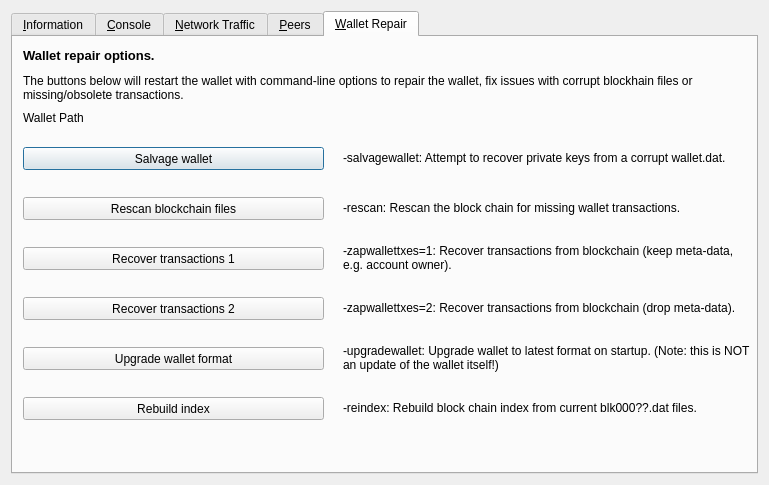
<?xml version="1.0" encoding="UTF-8"?>
<ui version="4.0">
 <class>RPCConsole</class>
 <widget class="QDialog" name="RPCConsole">
  <property name="geometry">
   <rect>
    <x>0</x>
    <y>0</y>
    <width>769</width>
    <height>485</height>
   </rect>
  </property>
  <property name="windowTitle">
   <string>Tools window</string>
  </property>
  <layout class="QVBoxLayout" name="verticalLayout_2">
   <item>
    <widget class="QTabWidget" name="tabWidget">
     <property name="currentIndex">
      <number>4</number>
     </property>
     <widget class="QWidget" name="tab_info">
      <attribute name="title">
       <string>&amp;Information</string>
      </attribute>
      <layout class="QGridLayout" name="gridLayout" columnstretch="0,0">
       <property name="horizontalSpacing">
        <number>12</number>
       </property>
       <item row="11" column="0">
        <widget class="QLabel" name="blockchainHeader">
         <property name="font">
          <font>
           <weight>75</weight>
           <bold>true</bold>
          </font>
         </property>
         <property name="text">
          <string>Block chain</string>
         </property>
        </widget>
       </item>
       <item row="10" column="1">
        <widget class="QLabel" name="masternodeCount">
         <property name="text">
          <string>N/A</string>
         </property>
        </widget>
       </item>
       <item row="1" column="1">
        <widget class="QLabel" name="clientName">
         <property name="cursor">
          <cursorShape>IBeamCursor</cursorShape>
         </property>
         <property name="text">
          <string>N/A</string>
         </property>
         <property name="textFormat">
          <enum>Qt::PlainText</enum>
         </property>
         <property name="textInteractionFlags">
          <set>Qt::LinksAccessibleByMouse|Qt::TextSelectableByKeyboard|Qt::TextSelectableByMouse</set>
         </property>
        </widget>
       </item>
       <item row="0" column="0">
        <widget class="QLabel" name="generalHeader">
         <property name="font">
          <font>
           <weight>75</weight>
           <bold>true</bold>
          </font>
         </property>
         <property name="text">
          <string>General</string>
         </property>
        </widget>
       </item>
       <item row="1" column="0">
        <widget class="QLabel" name="clientNameLabel">
         <property name="text">
          <string>Client name</string>
         </property>
        </widget>
       </item>
       <item row="3" column="1">
        <widget class="QLabel" name="openSSLVersion">
         <property name="cursor">
          <cursorShape>IBeamCursor</cursorShape>
         </property>
         <property name="text">
          <string>N/A</string>
         </property>
         <property name="textFormat">
          <enum>Qt::PlainText</enum>
         </property>
         <property name="textInteractionFlags">
          <set>Qt::LinksAccessibleByMouse|Qt::TextSelectableByKeyboard|Qt::TextSelectableByMouse</set>
         </property>
        </widget>
       </item>
       <item row="5" column="0">
        <widget class="QLabel" name="buildDateLabel">
         <property name="text">
          <string>Build date</string>
         </property>
        </widget>
       </item>
       <item row="9" column="0">
        <widget class="QLabel" name="numberOfConnectionsLabel">
         <property name="text">
          <string>Number of connections</string>
         </property>
        </widget>
       </item>
       <item row="4" column="1">
        <widget class="QLabel" name="berkeleyDBVersion">
         <property name="cursor">
          <cursorShape>IBeamCursor</cursorShape>
         </property>
         <property name="text">
          <string>N/A</string>
         </property>
         <property name="textFormat">
          <enum>Qt::PlainText</enum>
         </property>
         <property name="textInteractionFlags">
          <set>Qt::LinksAccessibleByMouse|Qt::TextSelectableByKeyboard|Qt::TextSelectableByMouse</set>
         </property>
        </widget>
       </item>
       <item row="6" column="0">
        <widget class="QLabel" name="startupTimeLabel">
         <property name="text">
          <string>Startup time</string>
         </property>
        </widget>
       </item>
       <item row="9" column="1">
        <widget class="QLabel" name="numberOfConnections">
         <property name="cursor">
          <cursorShape>IBeamCursor</cursorShape>
         </property>
         <property name="text">
          <string>N/A</string>
         </property>
         <property name="textFormat">
          <enum>Qt::PlainText</enum>
         </property>
         <property name="textInteractionFlags">
          <set>Qt::LinksAccessibleByMouse|Qt::TextSelectableByKeyboard|Qt::TextSelectableByMouse</set>
         </property>
        </widget>
       </item>
       <item row="12" column="0">
        <widget class="QLabel" name="numberOfBlocksLabel">
         <property name="text">
          <string>Current number of blocks</string>
         </property>
        </widget>
       </item>
       <item row="12" column="1">
        <widget class="QLabel" name="numberOfBlocks">
         <property name="cursor">
          <cursorShape>IBeamCursor</cursorShape>
         </property>
         <property name="text">
          <string>N/A</string>
         </property>
         <property name="textFormat">
          <enum>Qt::PlainText</enum>
         </property>
         <property name="textInteractionFlags">
          <set>Qt::LinksAccessibleByMouse|Qt::TextSelectableByKeyboard|Qt::TextSelectableByMouse</set>
         </property>
        </widget>
       </item>
       <item row="13" column="0">
        <widget class="QLabel" name="lastBlockTimeLabel">
         <property name="text">
          <string>Last block time</string>
         </property>
        </widget>
       </item>
       <item row="16" column="0">
        <widget class="QPushButton" name="openDebugLogfileButton">
         <property name="toolTip">
          <string>Open the REBL debug log file from the current data directory. This can take a few seconds for large log files.</string>
         </property>
         <property name="text">
          <string>&amp;Open</string>
         </property>
         <property name="autoDefault">
          <bool>false</bool>
         </property>
        </widget>
       </item>
       <item row="15" column="0">
        <widget class="QLabel" name="debugLogFileHeader">
         <property name="font">
          <font>
           <weight>75</weight>
           <bold>true</bold>
          </font>
         </property>
         <property name="text">
          <string>Debug log file</string>
         </property>
        </widget>
       </item>
       <item row="14" column="0">
        <spacer name="verticalSpacer_2">
         <property name="orientation">
          <enum>Qt::Vertical</enum>
         </property>
         <property name="sizeHint" stdset="0">
          <size>
           <width>20</width>
           <height>20</height>
          </size>
         </property>
        </spacer>
       </item>
       <item row="13" column="1">
        <widget class="QLabel" name="lastBlockTime">
         <property name="cursor">
          <cursorShape>IBeamCursor</cursorShape>
         </property>
         <property name="text">
          <string>N/A</string>
         </property>
         <property name="textFormat">
          <enum>Qt::PlainText</enum>
         </property>
         <property name="textInteractionFlags">
          <set>Qt::LinksAccessibleByMouse|Qt::TextSelectableByKeyboard|Qt::TextSelectableByMouse</set>
         </property>
        </widget>
       </item>
       <item row="2" column="0">
        <widget class="QLabel" name="clientVersionLabel">
         <property name="text">
          <string>Client version</string>
         </property>
        </widget>
       </item>
       <item row="2" column="1">
        <widget class="QLabel" name="clientVersion">
         <property name="cursor">
          <cursorShape>IBeamCursor</cursorShape>
         </property>
         <property name="text">
          <string>N/A</string>
         </property>
         <property name="textFormat">
          <enum>Qt::PlainText</enum>
         </property>
         <property name="textInteractionFlags">
          <set>Qt::LinksAccessibleByMouse|Qt::TextSelectableByKeyboard|Qt::TextSelectableByMouse</set>
         </property>
        </widget>
       </item>
       <item row="7" column="0">
        <widget class="QLabel" name="networkHeader">
         <property name="font">
          <font>
           <weight>75</weight>
           <bold>true</bold>
          </font>
         </property>
         <property name="text">
          <string>Network</string>
         </property>
        </widget>
       </item>
       <item row="8" column="0">
        <widget class="QLabel" name="networkNameLabel">
         <property name="text">
          <string>Name</string>
         </property>
        </widget>
       </item>
       <item row="6" column="1">
        <widget class="QLabel" name="startupTime">
         <property name="cursor">
          <cursorShape>IBeamCursor</cursorShape>
         </property>
         <property name="text">
          <string>N/A</string>
         </property>
         <property name="textFormat">
          <enum>Qt::PlainText</enum>
         </property>
         <property name="textInteractionFlags">
          <set>Qt::LinksAccessibleByMouse|Qt::TextSelectableByKeyboard|Qt::TextSelectableByMouse</set>
         </property>
        </widget>
       </item>
       <item row="3" column="0">
        <widget class="QLabel" name="openSSLVersionLabel">
         <property name="text">
          <string>Using OpenSSL version</string>
         </property>
         <property name="indent">
          <number>10</number>
         </property>
        </widget>
       </item>
       <item row="8" column="1">
        <widget class="QLabel" name="networkName">
         <property name="cursor">
          <cursorShape>IBeamCursor</cursorShape>
         </property>
         <property name="text">
          <string>N/A</string>
         </property>
         <property name="textFormat">
          <enum>Qt::PlainText</enum>
         </property>
         <property name="textInteractionFlags">
          <set>Qt::LinksAccessibleByMouse|Qt::TextSelectableByKeyboard|Qt::TextSelectableByMouse</set>
         </property>
        </widget>
       </item>
       <item row="10" column="0">
        <widget class="QLabel" name="masternodeCountLabel">
         <property name="text">
          <string>Number of Masternodes</string>
         </property>
        </widget>
       </item>
       <item row="5" column="1">
        <widget class="QLabel" name="buildDate">
         <property name="cursor">
          <cursorShape>IBeamCursor</cursorShape>
         </property>
         <property name="text">
          <string>N/A</string>
         </property>
         <property name="textFormat">
          <enum>Qt::PlainText</enum>
         </property>
         <property name="textInteractionFlags">
          <set>Qt::LinksAccessibleByMouse|Qt::TextSelectableByKeyboard|Qt::TextSelectableByMouse</set>
         </property>
        </widget>
       </item>
       <item row="4" column="0">
        <widget class="QLabel" name="berkeleyDBVersionLabel">
         <property name="text">
          <string>Using BerkeleyDB version</string>
         </property>
         <property name="indent">
          <number>10</number>
         </property>
        </widget>
       </item>
      </layout>
     </widget>
     <widget class="QWidget" name="tab_console">
      <attribute name="title">
       <string>&amp;Console</string>
      </attribute>
      <layout class="QVBoxLayout" name="verticalLayout_3">
       <property name="spacing">
        <number>3</number>
       </property>
       <item>
        <widget class="QTextEdit" name="messagesWidget">
         <property name="minimumSize">
          <size>
           <width>0</width>
           <height>100</height>
          </size>
         </property>
         <property name="readOnly">
          <bool>true</bool>
         </property>
         <property name="tabKeyNavigation" stdset="0">
          <bool>false</bool>
         </property>
         <property name="columnCount" stdset="0">
          <number>2</number>
         </property>
        </widget>
       </item>
       <item>
        <layout class="QHBoxLayout" name="horizontalLayout">
         <property name="spacing">
          <number>3</number>
         </property>
         <item>
          <widget class="QLabel" name="label">
           <property name="text">
            <string notr="true">&gt;</string>
           </property>
          </widget>
         </item>
         <item>
          <widget class="QLineEdit" name="lineEdit"/>
         </item>
         <item>
          <widget class="QPushButton" name="clearButton">
           <property name="maximumSize">
            <size>
             <width>24</width>
             <height>24</height>
            </size>
           </property>
           <property name="toolTip">
            <string>Clear console</string>
           </property>
           <property name="text">
            <string/>
           </property>
           <property name="icon">
            <iconset resource="../rebellious.qrc">
             <normaloff>:/icons/remove</normaloff>:/icons/remove</iconset>
           </property>
           <property name="shortcut">
            <string notr="true">Ctrl+L</string>
           </property>
           <property name="autoDefault">
            <bool>false</bool>
           </property>
          </widget>
         </item>
        </layout>
       </item>
      </layout>
     </widget>
     <widget class="QWidget" name="tab_nettraffic">
      <attribute name="title">
       <string>&amp;Network Traffic</string>
      </attribute>
      <layout class="QHBoxLayout" name="horizontalLayout_3">
       <item>
        <layout class="QVBoxLayout" name="verticalLayout_4">
         <item>
          <widget class="TrafficGraphWidget" name="trafficGraph" native="true">
           <property name="sizePolicy">
            <sizepolicy hsizetype="Expanding" vsizetype="Expanding">
             <horstretch>0</horstretch>
             <verstretch>0</verstretch>
            </sizepolicy>
           </property>
          </widget>
         </item>
         <item>
          <layout class="QHBoxLayout" name="horizontalLayout_2">
           <item>
            <widget class="QSlider" name="sldGraphRange">
             <property name="minimum">
              <number>1</number>
             </property>
             <property name="maximum">
              <number>288</number>
             </property>
             <property name="pageStep">
              <number>12</number>
             </property>
             <property name="value">
              <number>6</number>
             </property>
             <property name="orientation">
              <enum>Qt::Horizontal</enum>
             </property>
            </widget>
           </item>
           <item>
            <widget class="QLabel" name="lblGraphRange">
             <property name="minimumSize">
              <size>
               <width>100</width>
               <height>0</height>
              </size>
             </property>
             <property name="alignment">
              <set>Qt::AlignCenter</set>
             </property>
            </widget>
           </item>
           <item>
            <widget class="QPushButton" name="btnClearTrafficGraph">
             <property name="text">
              <string>&amp;Clear</string>
             </property>
             <property name="autoDefault">
              <bool>false</bool>
             </property>
            </widget>
           </item>
          </layout>
         </item>
        </layout>
       </item>
       <item>
        <layout class="QVBoxLayout" name="verticalLayout">
         <item>
          <widget class="QGroupBox" name="groupBox">
           <property name="title">
            <string>Totals</string>
           </property>
           <layout class="QVBoxLayout" name="verticalLayout_5">
            <item>
             <layout class="QHBoxLayout" name="horizontalLayout_4">
              <item>
               <widget class="Line" name="line">
                <property name="sizePolicy">
                 <sizepolicy hsizetype="Fixed" vsizetype="Fixed">
                  <horstretch>0</horstretch>
                  <verstretch>0</verstretch>
                 </sizepolicy>
                </property>
                <property name="minimumSize">
                 <size>
                  <width>10</width>
                  <height>0</height>
                 </size>
                </property>
                <property name="palette">
                 <palette>
                  <active>
                   <colorrole role="Light">
                    <brush brushstyle="SolidPattern">
                     <color alpha="255">
                      <red>0</red>
                      <green>255</green>
                      <blue>0</blue>
                     </color>
                    </brush>
                   </colorrole>
                  </active>
                  <inactive>
                   <colorrole role="Light">
                    <brush brushstyle="SolidPattern">
                     <color alpha="255">
                      <red>0</red>
                      <green>255</green>
                      <blue>0</blue>
                     </color>
                    </brush>
                   </colorrole>
                  </inactive>
                  <disabled>
                   <colorrole role="Light">
                    <brush brushstyle="SolidPattern">
                     <color alpha="255">
                      <red>0</red>
                      <green>255</green>
                      <blue>0</blue>
                     </color>
                    </brush>
                   </colorrole>
                  </disabled>
                 </palette>
                </property>
                <property name="orientation">
                 <enum>Qt::Horizontal</enum>
                </property>
               </widget>
              </item>
              <item>
               <widget class="QLabel" name="label_16">
                <property name="text">
                 <string>Received</string>
                </property>
               </widget>
              </item>
              <item>
               <widget class="QLabel" name="lblBytesIn">
                <property name="minimumSize">
                 <size>
                  <width>50</width>
                  <height>0</height>
                 </size>
                </property>
                <property name="alignment">
                 <set>Qt::AlignRight|Qt::AlignTrailing|Qt::AlignVCenter</set>
                </property>
               </widget>
              </item>
             </layout>
            </item>
            <item>
             <layout class="QHBoxLayout" name="horizontalLayout_5">
              <item>
               <widget class="Line" name="line_2">
                <property name="sizePolicy">
                 <sizepolicy hsizetype="Fixed" vsizetype="Fixed">
                  <horstretch>0</horstretch>
                  <verstretch>0</verstretch>
                 </sizepolicy>
                </property>
                <property name="minimumSize">
                 <size>
                  <width>10</width>
                  <height>0</height>
                 </size>
                </property>
                <property name="palette">
                 <palette>
                  <active>
                   <colorrole role="Light">
                    <brush brushstyle="SolidPattern">
                     <color alpha="255">
                      <red>255</red>
                      <green>0</green>
                      <blue>0</blue>
                     </color>
                    </brush>
                   </colorrole>
                  </active>
                  <inactive>
                   <colorrole role="Light">
                    <brush brushstyle="SolidPattern">
                     <color alpha="255">
                      <red>255</red>
                      <green>0</green>
                      <blue>0</blue>
                     </color>
                    </brush>
                   </colorrole>
                  </inactive>
                  <disabled>
                   <colorrole role="Light">
                    <brush brushstyle="SolidPattern">
                     <color alpha="255">
                      <red>255</red>
                      <green>0</green>
                      <blue>0</blue>
                     </color>
                    </brush>
                   </colorrole>
                  </disabled>
                 </palette>
                </property>
                <property name="orientation">
                 <enum>Qt::Horizontal</enum>
                </property>
               </widget>
              </item>
              <item>
               <widget class="QLabel" name="label_17">
                <property name="text">
                 <string>Sent</string>
                </property>
               </widget>
              </item>
              <item>
               <widget class="QLabel" name="lblBytesOut">
                <property name="minimumSize">
                 <size>
                  <width>50</width>
                  <height>0</height>
                 </size>
                </property>
                <property name="alignment">
                 <set>Qt::AlignRight|Qt::AlignTrailing|Qt::AlignVCenter</set>
                </property>
               </widget>
              </item>
             </layout>
            </item>
            <item>
             <spacer name="verticalSpacer_4">
              <property name="orientation">
               <enum>Qt::Vertical</enum>
              </property>
              <property name="sizeHint" stdset="0">
               <size>
                <width>20</width>
                <height>407</height>
               </size>
              </property>
             </spacer>
            </item>
           </layout>
          </widget>
         </item>
        </layout>
       </item>
      </layout>
     </widget>
     <widget class="QWidget" name="tab_peers">
      <attribute name="title">
       <string>&amp;Peers</string>
      </attribute>
      <layout class="QGridLayout" name="gridLayout_2">
       <item row="0" column="0" rowspan="2">
        <widget class="QTableView" name="peerWidget">
         <property name="horizontalScrollBarPolicy">
          <enum>Qt::ScrollBarAsNeeded</enum>
         </property>
         <property name="sortingEnabled">
          <bool>true</bool>
         </property>
         <attribute name="horizontalHeaderHighlightSections">
          <bool>false</bool>
         </attribute>
        </widget>
       </item>
       <item row="0" column="1">
        <widget class="QLabel" name="peerHeading">
         <property name="sizePolicy">
          <sizepolicy hsizetype="Preferred" vsizetype="Minimum">
           <horstretch>0</horstretch>
           <verstretch>0</verstretch>
          </sizepolicy>
         </property>
         <property name="minimumSize">
          <size>
           <width>300</width>
           <height>32</height>
          </size>
         </property>
         <property name="font">
          <font>
           <pointsize>10</pointsize>
           <weight>75</weight>
           <bold>true</bold>
          </font>
         </property>
         <property name="cursor">
          <cursorShape>IBeamCursor</cursorShape>
         </property>
         <property name="text">
          <string>Select a peer to view detailed information.</string>
         </property>
         <property name="alignment">
          <set>Qt::AlignCenter</set>
         </property>
         <property name="wordWrap">
          <bool>true</bool>
         </property>
         <property name="textInteractionFlags">
          <set>Qt::LinksAccessibleByMouse|Qt::TextSelectableByKeyboard|Qt::TextSelectableByMouse</set>
         </property>
        </widget>
       </item>
       <item row="1" column="1">
        <widget class="QWidget" name="detailWidget" native="true">
         <property name="minimumSize">
          <size>
           <width>300</width>
           <height>0</height>
          </size>
         </property>
         <layout class="QGridLayout" name="gridLayout_3">
          <item row="0" column="0">
           <widget class="QLabel" name="label_23">
            <property name="text">
             <string>Direction</string>
            </property>
           </widget>
          </item>
          <item row="0" column="2">
           <widget class="QLabel" name="peerDirection">
            <property name="cursor">
             <cursorShape>IBeamCursor</cursorShape>
            </property>
            <property name="text">
             <string>N/A</string>
            </property>
            <property name="textFormat">
             <enum>Qt::PlainText</enum>
            </property>
            <property name="textInteractionFlags">
             <set>Qt::LinksAccessibleByMouse|Qt::TextSelectableByKeyboard|Qt::TextSelectableByMouse</set>
            </property>
           </widget>
          </item>
          <item row="1" column="0">
           <widget class="QLabel" name="label_21">
            <property name="text">
             <string>Protocol</string>
            </property>
           </widget>
          </item>
          <item row="1" column="2">
           <widget class="QLabel" name="peerVersion">
            <property name="cursor">
             <cursorShape>IBeamCursor</cursorShape>
            </property>
            <property name="text">
             <string>N/A</string>
            </property>
            <property name="textFormat">
             <enum>Qt::PlainText</enum>
            </property>
            <property name="textInteractionFlags">
             <set>Qt::LinksAccessibleByMouse|Qt::TextSelectableByKeyboard|Qt::TextSelectableByMouse</set>
            </property>
           </widget>
          </item>
          <item row="2" column="0">
           <widget class="QLabel" name="label_28">
            <property name="text">
             <string>Version</string>
            </property>
           </widget>
          </item>
          <item row="2" column="2">
           <widget class="QLabel" name="peerSubversion">
            <property name="cursor">
             <cursorShape>IBeamCursor</cursorShape>
            </property>
            <property name="text">
             <string>N/A</string>
            </property>
            <property name="textFormat">
             <enum>Qt::PlainText</enum>
            </property>
            <property name="textInteractionFlags">
             <set>Qt::LinksAccessibleByMouse|Qt::TextSelectableByKeyboard|Qt::TextSelectableByMouse</set>
            </property>
           </widget>
          </item>
          <item row="3" column="0">
           <widget class="QLabel" name="label_4">
            <property name="text">
             <string>Services</string>
            </property>
           </widget>
          </item>
          <item row="3" column="2">
           <widget class="QLabel" name="peerServices">
            <property name="cursor">
             <cursorShape>IBeamCursor</cursorShape>
            </property>
            <property name="text">
             <string>N/A</string>
            </property>
            <property name="textFormat">
             <enum>Qt::PlainText</enum>
            </property>
            <property name="textInteractionFlags">
             <set>Qt::LinksAccessibleByMouse|Qt::TextSelectableByKeyboard|Qt::TextSelectableByMouse</set>
            </property>
           </widget>
          </item>
          <item row="5" column="0">
           <widget class="QLabel" name="label_29">
            <property name="text">
             <string>Starting Height</string>
            </property>
           </widget>
          </item>
          <item row="5" column="2">
           <widget class="QLabel" name="peerHeight">
            <property name="cursor">
             <cursorShape>IBeamCursor</cursorShape>
            </property>
            <property name="text">
             <string>N/A</string>
            </property>
            <property name="textFormat">
             <enum>Qt::PlainText</enum>
            </property>
            <property name="textInteractionFlags">
             <set>Qt::LinksAccessibleByMouse|Qt::TextSelectableByKeyboard|Qt::TextSelectableByMouse</set>
            </property>
           </widget>
          </item>
          <item row="6" column="0">
           <widget class="QLabel" name="label_27">
            <property name="text">
             <string>Sync Height</string>
            </property>
           </widget>
          </item>
          <item row="6" column="2">
           <widget class="QLabel" name="peerSyncHeight">
            <property name="cursor">
             <cursorShape>IBeamCursor</cursorShape>
            </property>
            <property name="text">
             <string>N/A</string>
            </property>
            <property name="textFormat">
             <enum>Qt::PlainText</enum>
            </property>
            <property name="textInteractionFlags">
             <set>Qt::LinksAccessibleByMouse|Qt::TextSelectableByKeyboard|Qt::TextSelectableByMouse</set>
            </property>
           </widget>
          </item>
          <item row="7" column="0">
           <widget class="QLabel" name="label_24">
            <property name="text">
             <string>Ban Score</string>
            </property>
           </widget>
          </item>
          <item row="7" column="2">
           <widget class="QLabel" name="peerBanScore">
            <property name="cursor">
             <cursorShape>IBeamCursor</cursorShape>
            </property>
            <property name="text">
             <string>N/A</string>
            </property>
            <property name="textFormat">
             <enum>Qt::PlainText</enum>
            </property>
            <property name="textInteractionFlags">
             <set>Qt::LinksAccessibleByMouse|Qt::TextSelectableByKeyboard|Qt::TextSelectableByMouse</set>
            </property>
           </widget>
          </item>
          <item row="8" column="0">
           <widget class="QLabel" name="label_22">
            <property name="text">
             <string>Connection Time</string>
            </property>
           </widget>
          </item>
          <item row="8" column="2">
           <widget class="QLabel" name="peerConnTime">
            <property name="cursor">
             <cursorShape>IBeamCursor</cursorShape>
            </property>
            <property name="text">
             <string>N/A</string>
            </property>
            <property name="textFormat">
             <enum>Qt::PlainText</enum>
            </property>
            <property name="textInteractionFlags">
             <set>Qt::LinksAccessibleByMouse|Qt::TextSelectableByKeyboard|Qt::TextSelectableByMouse</set>
            </property>
           </widget>
          </item>
          <item row="9" column="0">
           <widget class="QLabel" name="label_15">
            <property name="text">
             <string>Last Send</string>
            </property>
           </widget>
          </item>
          <item row="9" column="2">
           <widget class="QLabel" name="peerLastSend">
            <property name="cursor">
             <cursorShape>IBeamCursor</cursorShape>
            </property>
            <property name="text">
             <string>N/A</string>
            </property>
            <property name="textFormat">
             <enum>Qt::PlainText</enum>
            </property>
            <property name="textInteractionFlags">
             <set>Qt::LinksAccessibleByMouse|Qt::TextSelectableByKeyboard|Qt::TextSelectableByMouse</set>
            </property>
           </widget>
          </item>
          <item row="10" column="0">
           <widget class="QLabel" name="label_19">
            <property name="text">
             <string>Last Receive</string>
            </property>
           </widget>
          </item>
          <item row="10" column="2">
           <widget class="QLabel" name="peerLastRecv">
            <property name="cursor">
             <cursorShape>IBeamCursor</cursorShape>
            </property>
            <property name="text">
             <string>N/A</string>
            </property>
            <property name="textFormat">
             <enum>Qt::PlainText</enum>
            </property>
            <property name="textInteractionFlags">
             <set>Qt::LinksAccessibleByMouse|Qt::TextSelectableByKeyboard|Qt::TextSelectableByMouse</set>
            </property>
           </widget>
          </item>
          <item row="11" column="0">
           <widget class="QLabel" name="label_18">
            <property name="text">
             <string>Bytes Sent</string>
            </property>
           </widget>
          </item>
          <item row="11" column="2">
           <widget class="QLabel" name="peerBytesSent">
            <property name="cursor">
             <cursorShape>IBeamCursor</cursorShape>
            </property>
            <property name="text">
             <string>N/A</string>
            </property>
            <property name="textFormat">
             <enum>Qt::PlainText</enum>
            </property>
            <property name="textInteractionFlags">
             <set>Qt::LinksAccessibleByMouse|Qt::TextSelectableByKeyboard|Qt::TextSelectableByMouse</set>
            </property>
           </widget>
          </item>
          <item row="12" column="0">
           <widget class="QLabel" name="label_20">
            <property name="text">
             <string>Bytes Received</string>
            </property>
           </widget>
          </item>
          <item row="12" column="2">
           <widget class="QLabel" name="peerBytesRecv">
            <property name="cursor">
             <cursorShape>IBeamCursor</cursorShape>
            </property>
            <property name="text">
             <string>N/A</string>
            </property>
            <property name="textFormat">
             <enum>Qt::PlainText</enum>
            </property>
            <property name="textInteractionFlags">
             <set>Qt::LinksAccessibleByMouse|Qt::TextSelectableByKeyboard|Qt::TextSelectableByMouse</set>
            </property>
           </widget>
          </item>
          <item row="13" column="0">
           <widget class="QLabel" name="label_26">
            <property name="text">
             <string>Ping Time</string>
            </property>
           </widget>
          </item>
          <item row="13" column="2">
           <widget class="QLabel" name="peerPingTime">
            <property name="cursor">
             <cursorShape>IBeamCursor</cursorShape>
            </property>
            <property name="text">
             <string>N/A</string>
            </property>
            <property name="textFormat">
             <enum>Qt::PlainText</enum>
            </property>
            <property name="textInteractionFlags">
             <set>Qt::LinksAccessibleByMouse|Qt::TextSelectableByKeyboard|Qt::TextSelectableByMouse</set>
            </property>
           </widget>
          </item>
          <item row="14" column="1">
           <spacer name="verticalSpacer_3">
            <property name="orientation">
             <enum>Qt::Vertical</enum>
            </property>
            <property name="sizeHint" stdset="0">
             <size>
              <width>20</width>
              <height>40</height>
             </size>
            </property>
           </spacer>
          </item>
         </layout>
        </widget>
       </item>
      </layout>
     </widget>
     <widget class="QWidget" name="tab_repair">
      <attribute name="title">
       <string>&amp;Wallet Repair</string>
      </attribute>
      <widget class="QPushButton" name="btn_salvagewallet">
       <property name="geometry">
        <rect>
         <x>10</x>
         <y>110</y>
         <width>301</width>
         <height>23</height>
        </rect>
       </property>
       <property name="minimumSize">
        <size>
         <width>180</width>
         <height>23</height>
        </size>
       </property>
       <property name="text">
        <string>Salvage wallet</string>
       </property>
      </widget>
      <widget class="QPushButton" name="btn_rescan">
       <property name="geometry">
        <rect>
         <x>10</x>
         <y>160</y>
         <width>301</width>
         <height>23</height>
        </rect>
       </property>
       <property name="minimumSize">
        <size>
         <width>180</width>
         <height>23</height>
        </size>
       </property>
       <property name="text">
        <string>Rescan blockchain files</string>
       </property>
      </widget>
      <widget class="QPushButton" name="btn_zapwallettxes1">
       <property name="geometry">
        <rect>
         <x>10</x>
         <y>210</y>
         <width>301</width>
         <height>23</height>
        </rect>
       </property>
       <property name="minimumSize">
        <size>
         <width>180</width>
         <height>23</height>
        </size>
       </property>
       <property name="text">
        <string>Recover transactions 1</string>
       </property>
      </widget>
      <widget class="QPushButton" name="btn_zapwallettxes2">
       <property name="geometry">
        <rect>
         <x>10</x>
         <y>260</y>
         <width>301</width>
         <height>23</height>
        </rect>
       </property>
       <property name="minimumSize">
        <size>
         <width>180</width>
         <height>23</height>
        </size>
       </property>
       <property name="text">
        <string>Recover transactions 2</string>
       </property>
      </widget>
      <widget class="QPushButton" name="btn_upgradewallet">
       <property name="geometry">
        <rect>
         <x>10</x>
         <y>310</y>
         <width>301</width>
         <height>23</height>
        </rect>
       </property>
       <property name="minimumSize">
        <size>
         <width>180</width>
         <height>23</height>
        </size>
       </property>
       <property name="text">
        <string>Upgrade wallet format</string>
       </property>
      </widget>
      <widget class="QLabel" name="label_repair_helptext">
       <property name="geometry">
        <rect>
         <x>10</x>
         <y>30</y>
         <width>711</width>
         <height>41</height>
        </rect>
       </property>
       <property name="font">
        <font>
         <weight>50</weight>
         <bold>false</bold>
        </font>
       </property>
       <property name="text">
        <string>The buttons below will restart the wallet with command-line options to repair the wallet, fix issues with corrupt blockhain files or missing/obsolete transactions.</string>
       </property>
       <property name="wordWrap">
        <bool>true</bool>
       </property>
      </widget>
      <widget class="QLabel" name="label_repair_salvage">
       <property name="geometry">
        <rect>
         <x>330</x>
         <y>100</y>
         <width>411</width>
         <height>41</height>
        </rect>
       </property>
       <property name="text">
        <string>-salvagewallet: Attempt to recover private keys from a corrupt wallet.dat.</string>
       </property>
       <property name="wordWrap">
        <bool>true</bool>
       </property>
      </widget>
      <widget class="QLabel" name="label_repair_rescan">
       <property name="geometry">
        <rect>
         <x>330</x>
         <y>150</y>
         <width>411</width>
         <height>41</height>
        </rect>
       </property>
       <property name="text">
        <string>-rescan: Rescan the block chain for missing wallet transactions.</string>
       </property>
       <property name="wordWrap">
        <bool>true</bool>
       </property>
      </widget>
      <widget class="QLabel" name="label_repair_zap1">
       <property name="geometry">
        <rect>
         <x>330</x>
         <y>200</y>
         <width>411</width>
         <height>41</height>
        </rect>
       </property>
       <property name="text">
        <string>-zapwallettxes=1: Recover transactions from blockchain (keep meta-data, e.g. account owner).</string>
       </property>
       <property name="wordWrap">
        <bool>true</bool>
       </property>
      </widget>
      <widget class="QLabel" name="label_repair_zap2">
       <property name="geometry">
        <rect>
         <x>330</x>
         <y>250</y>
         <width>411</width>
         <height>41</height>
        </rect>
       </property>
       <property name="text">
        <string>-zapwallettxes=2: Recover transactions from blockchain (drop meta-data).</string>
       </property>
       <property name="wordWrap">
        <bool>true</bool>
       </property>
      </widget>
      <widget class="QLabel" name="label_repair_upgrade">
       <property name="geometry">
        <rect>
         <x>330</x>
         <y>300</y>
         <width>411</width>
         <height>41</height>
        </rect>
       </property>
       <property name="text">
        <string>-upgradewallet: Upgrade wallet to latest format on startup. (Note: this is NOT an update of the wallet itself!)</string>
       </property>
       <property name="wordWrap">
        <bool>true</bool>
       </property>
      </widget>
      <widget class="QLabel" name="label_repair_header">
       <property name="geometry">
        <rect>
         <x>10</x>
         <y>10</y>
         <width>711</width>
         <height>16</height>
        </rect>
       </property>
       <property name="font">
        <font>
         <pointsize>10</pointsize>
         <weight>75</weight>
         <bold>true</bold>
        </font>
       </property>
       <property name="text">
        <string>Wallet repair options.</string>
       </property>
       <property name="wordWrap">
        <bool>true</bool>
       </property>
      </widget>
      <widget class="QPushButton" name="btn_reindex">
       <property name="geometry">
        <rect>
         <x>10</x>
         <y>360</y>
         <width>301</width>
         <height>23</height>
        </rect>
       </property>
       <property name="text">
        <string>Rebuild index</string>
       </property>
      </widget>
      <widget class="QLabel" name="label_repair_reindex">
       <property name="geometry">
        <rect>
         <x>330</x>
         <y>350</y>
         <width>411</width>
         <height>41</height>
        </rect>
       </property>
       <property name="text">
        <string>-reindex: Rebuild block chain index from current blk000??.dat files.</string>
       </property>
       <property name="wordWrap">
        <bool>true</bool>
       </property>
      </widget>
      <widget class="QLabel" name="wallet_path">
       <property name="geometry">
        <rect>
         <x>10</x>
         <y>70</y>
         <width>711</width>
         <height>21</height>
        </rect>
       </property>
       <property name="text">
        <string>Wallet Path</string>
       </property>
      </widget>
     </widget>
    </widget>
   </item>
  </layout>
 </widget>
 <customwidgets>
  <customwidget>
   <class>TrafficGraphWidget</class>
   <extends>QWidget</extends>
   <header>trafficgraphwidget.h</header>
   <container>1</container>
   <slots>
    <slot>clear()</slot>
   </slots>
  </customwidget>
 </customwidgets>
 <resources>
  <include location="../rebellious.qrc"/>
 </resources>
 <connections/>
</ui>
